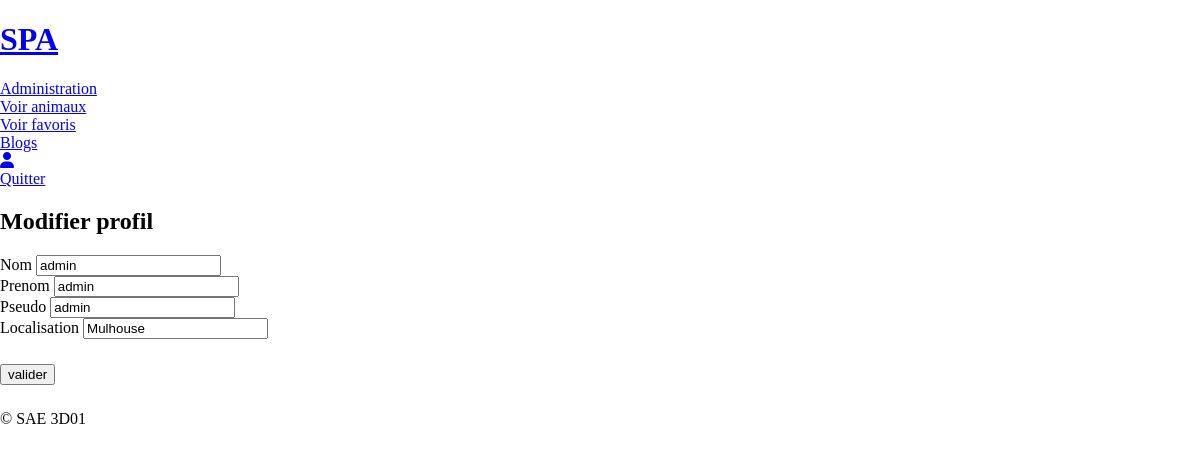
/index.php?action=modifierProfil&&idProfil=6 (signed in), run on the app's committed database.
### tables this page shows
CREATE TABLE IF NOT EXISTS `utilisateur` (
  `id_utilisateur` int NOT NULL AUTO_INCREMENT,
  `nom` varchar(254) NOT NULL,
  `prenom` varchar(254) NOT NULL,
  `pseudo` varchar(254) NOT NULL,
  `motDePasse` varchar(254) NOT NULL,
  `localisation` varchar(254) NOT NULL,
  `role` varchar(255) NOT NULL,
  PRIMARY KEY (`id_utilisateur`)
);

### modele/utilisateur.php (called while the page is built, shortened)
<?php
require_once "modele/modele.php";
class Utilisateur extends database {
    public function getUtilisateurByID($idUser) {
        $req = '
        SELECT id_utilisateur, nom, prenom, pseudo, localisation
        FROM `utilisateur`
        WHERE utilisateur.id_utilisateur = ?
        ';
        $res = $this->execReqPrep($req, array($idUser))[0];
        return $res;
    }
}

### modele/modele.php (called while the page is built, shortened)
<?php
abstract class database {
    private $bdd;
    protected function execReqPrep($req, $data){
        $reponse = $this->connexionBDD()->prepare($req);
        $reponse->execute($data);
        return $reponse->fetchAll(PDO::FETCH_ASSOC);
    }
    private function connexionBDD() {
        if(!isset($this->bdd)){
            try {
                $options=array(PDO::MYSQL_ATTR_INIT_COMMAND => "SET NAMES utf8");
                $this->bdd=new PDO('mysql:host='.DBHOST.';dbname='.DBNAME, DBUSER, DBPWD, $options);
            }
            catch(Exception $err) {
                throw new Exception("Connexion à la BDD");
            }
        }
        return $this->bdd;
    }
}

### vue/utilisateur/edit.php (the view, shortened to what this page needs)
<?php
if(isset($_SESSION['USER'])){
    ?>
    <form action=<?=$_SERVER['PHP_SELF']."?action=modifierProfil&&idProfil=".$_GET['idProfil']?> method="POST">
        <div class="form_elt">
            <label for="">
                <span>Nom</span>
                <input type="text" name="nom" value="<?= $utilisateur['nom'] ?>" class="texte" placeholder="indiquez nom">
            </label>
        </div>
        <div class="form_elt">
            <label for="">
                <span>Prenom</span>
                <input type="text" name="prenom" value="<?= $utilisateur['prenom'] ?>" class="texte" placeholder="indiquez prenom">
            </label>
        </div>
        <div class="form_elt">
            <label for="">
                <span>Pseudo</span>
                <input type="text" name="pseudo" value="<?= $utilisateur['pseudo'] ?>" class="texte" placeholder="indiquez pseudo">
            </label>
        </div>
        <div class="form_elt">
            <label for="">
                <span>Localisation</span>
                <input type="text" name="localisation" value="<?= $utilisateur['localisation'] ?>" class="texte" placeholder="indiquez localisation">
            </label>
        </div>
        <input type="submit" class="valid" name="ok" value="valider">
    </form>
    <?php
}
require "vue/gabarit.php";

### style/style.css (style rules this page uses)
body { padding: 0; margin: 0; }
.valid { margin: 25px 0px; }

### data on the page
utilisateur: nom "admin", prenom "admin", pseudo "admin", localisation "Mulhouse"

### other printed values
$header "SPA"
$titre "Modifier profil"
$footer "© SAE 3D01"
